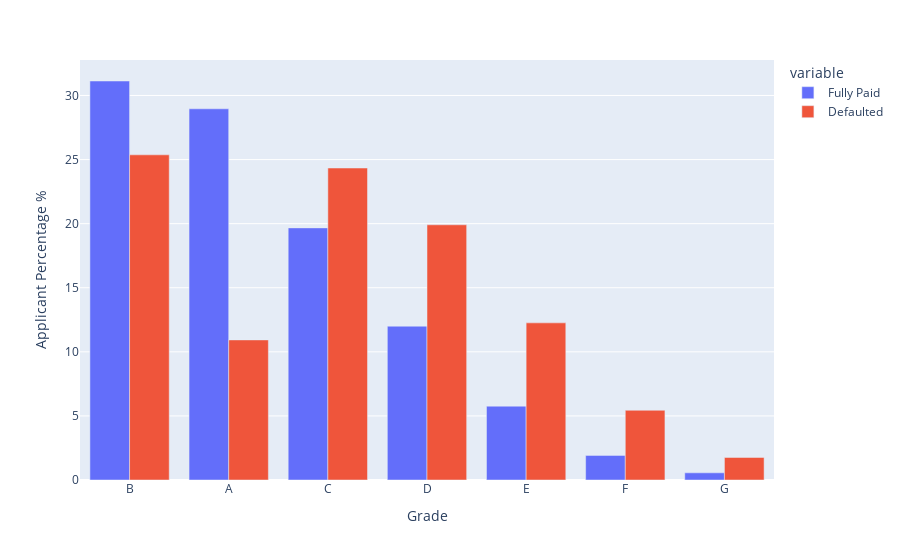

Notebook source saved alongside this figure:
### Code cell
fig = px.bar(data_grade, x=data_grade.index, y=['Fully Paid','Defaulted'],
             labels={'index':'Grade', 'value': 'Applicant Percentage %'}, barmode='group')
fig.show()

### Figure 1 — Plotly figure (JSON) as saved in the notebook; plotly's stock layout.template omitted (floating-point values rounded to 4 significant figures)
{"data": [{"alignmentgroup": "True", "hovertemplate": "variable=Fully Paid<br>Grade=%{x}<br>Applicant Percentage %=%{y}<extra></extra>", "legendgroup": "Fully Paid", "marker": {"color": "#636efa", "pattern": {"shape": ""}}, "name": "Fully Paid", "offsetgroup": "Fully Paid", "orientation": "v", "showlegend": true, "textposition": "auto", "type": "bar", "x": ["B", "A", "C", "D", "E", "F", "G"], "xaxis": "x", "y": [31.13, 28.96, 19.67, 12, 5.76, 1.92, 0.56], "yaxis": "y"}, {"alignmentgroup": "True", "hovertemplate": "variable=Defaulted<br>Grade=%{x}<br>Applicant Percentage %=%{y}<extra></extra>", "legendgroup": "Defaulted", "marker": {"color": "#EF553B", "pattern": {"shape": ""}}, "name": "Defaulted", "offsetgroup": "Defaulted", "orientation": "v", "showlegend": true, "textposition": "auto", "type": "bar", "x": ["B", "A", "C", "D", "E", "F", "G"], "xaxis": "x", "y": [25.37, 10.93, 24.34, 19.91, 12.26, 5.44, 1.76], "yaxis": "y"}], "layout": {"barmode": "group", "legend": {"title": {"text": "variable"}, "tracegroupgap": 0}, "margin": {"t": 60}, "xaxis": {"anchor": "y", "domain": [0, 1], "title": {"text": "Grade"}}, "yaxis": {"anchor": "x", "domain": [0, 1], "title": {"text": "Applicant Percentage %"}}}}
